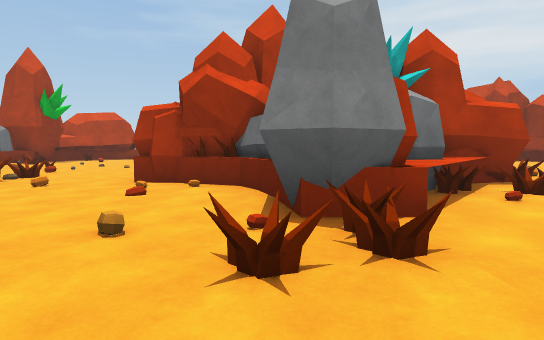
View 1 (above)

21 first-person views from a walk through a Unity game level. The camera is 1.4 m above the floor, tilts 4° down and sees 75° across. The floor is counted in squares, 2 m on a side. Each view is taken from the middle of a square. On the plan, view 1 faces up. The plan holds only what a view shows up to about 11 squares ahead; the rest is blank. The player is left out. Some animated figures are not drawn.

View 2
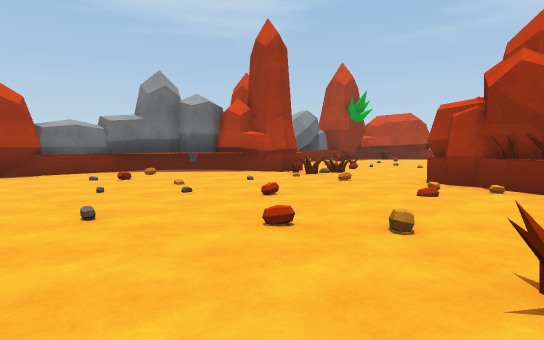

View 3
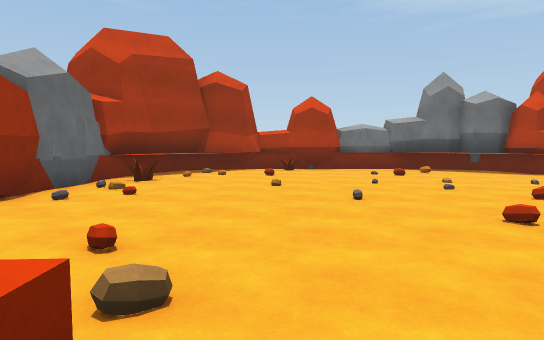

View 4
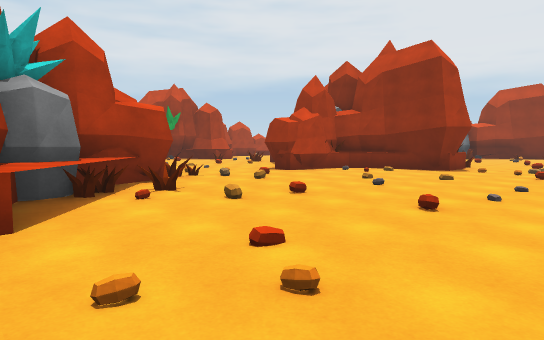

View 5
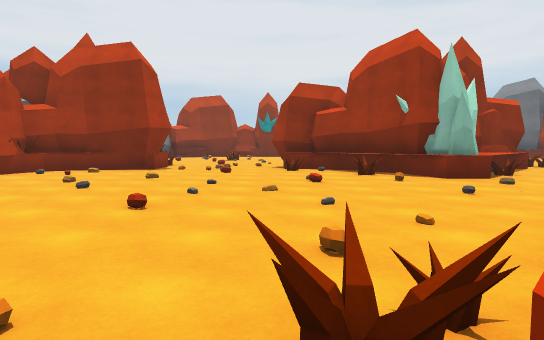

View 6
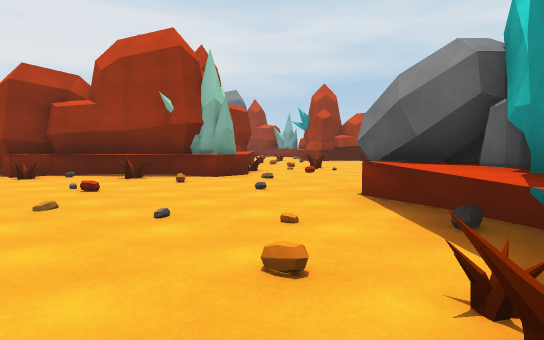

View 7
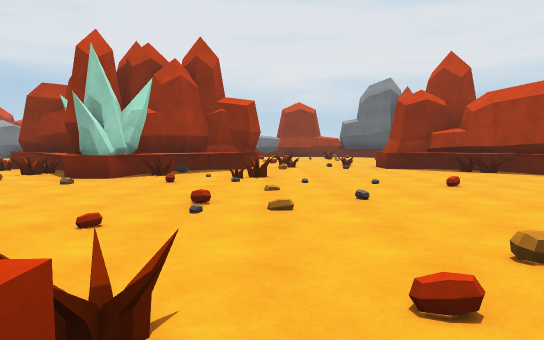

View 8
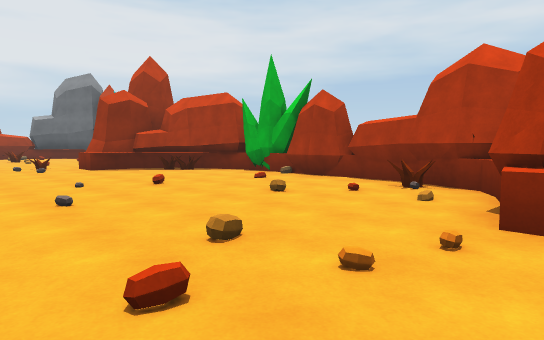

View 9
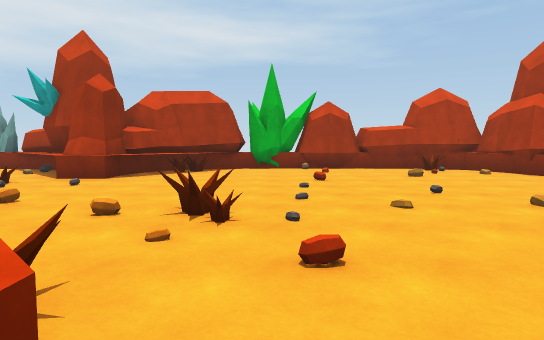

View 10
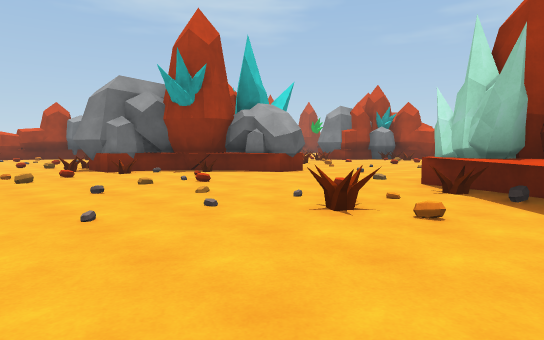

View 11
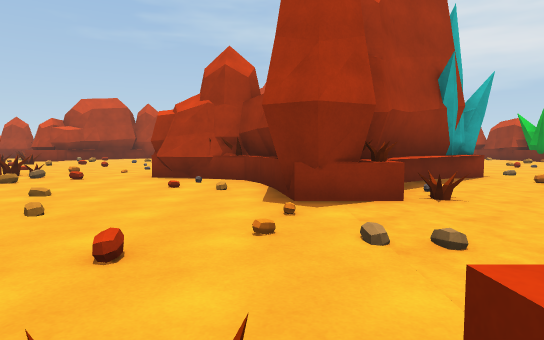

View 12
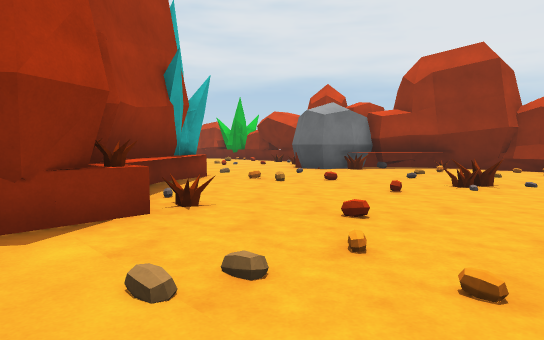

View 13
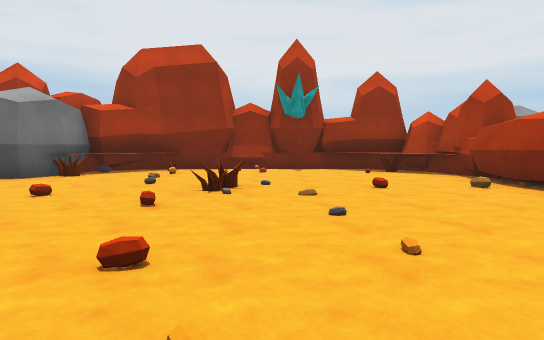

View 14
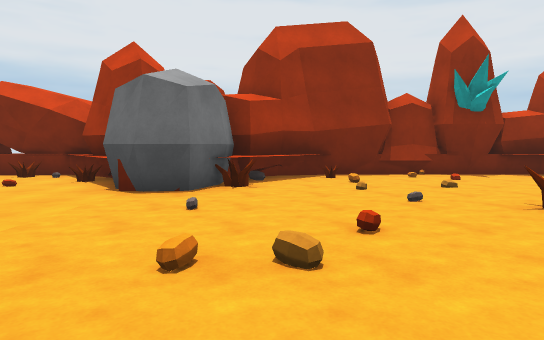

View 15
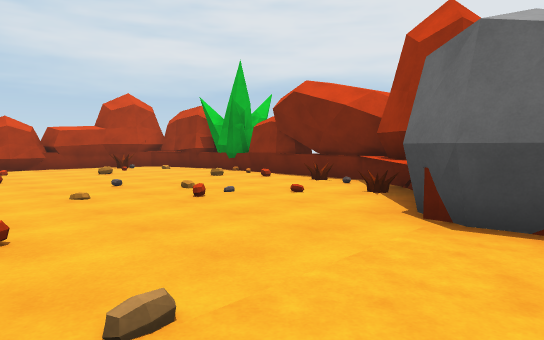

View 16
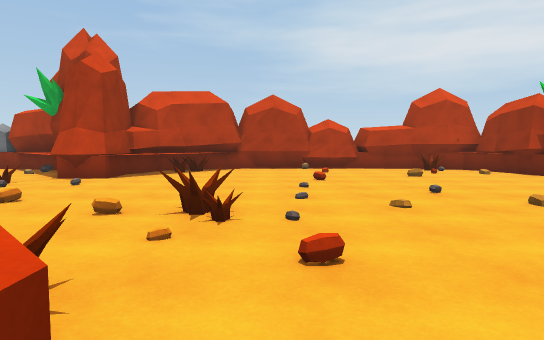

View 17
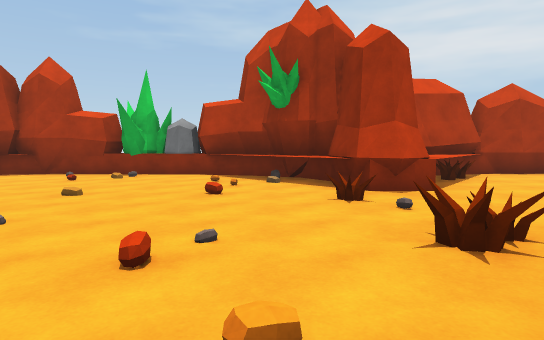

View 18
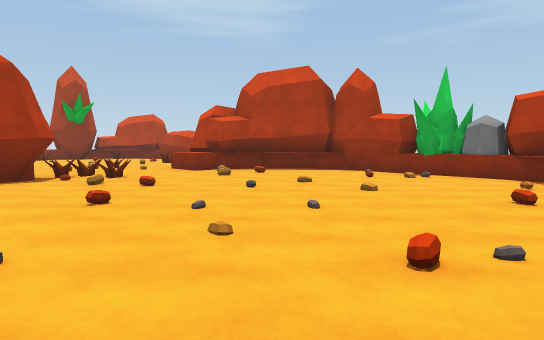

View 19
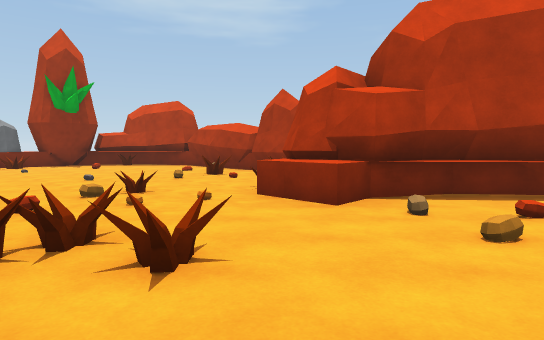

View 20
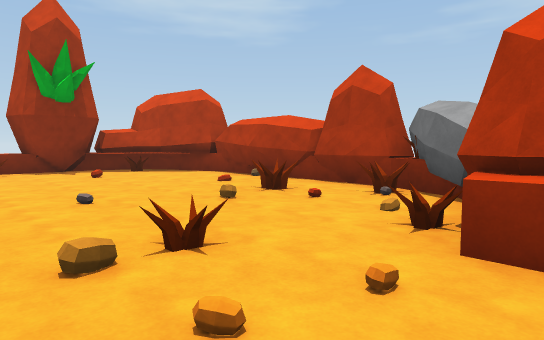

View 21
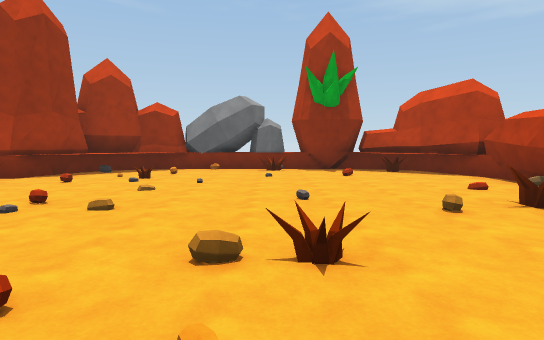

### Floor plan
Key: @ floor where view 1 was taken; # wall or solid block; . floor; / step, stairs or slope; = window, fence, low wall or low ledge; ^ raised ledge.
Columns run from 10 left of view 1 to 23 right of it. Each row starts with its distance up from view 1.
 18   ^#######   ######^#   ^#######
 17  ^^.....=#####.....^## ^^.....##^
 16 ##........# #.../...^###........^
 15 ##.........^.........^#^.........#
 14 #................................#
 13 #................................#
 12 #................................#
 11 #..........#.....................#
 10 #^.......  ##........^ ^.........#
  9 #^^....       .......   ^.......##
  8  ^^^....      ..//.      ^.....##
  7   ##....##   ##./..###  ##....##
  6  ^^..//..##  #.......####.....#^^
  5 ^^........###^.......###.......^^
  4 #^........##^........##.........#
  3 #.........#......................#
  2 #................................#
  1 #................................#
  0 #.........@......................#
 -1 ^^.........#^.........# ........^#
 -2  ^^.../...  #^.......##  .......##
 -3  ^^^./...   ###.....##     ....^##
 -4    ####     ###....##       ###
 -5             ##.....^^^
 -6            ##.......^^#
 -7           ##.........^#
 -8          .#............
 -9          ..............
-10            .............
-11            ....../......
-12            ^.........^#^.
-13             #........###^.
-14             #^......##  #^
-15              ^#######    ##

Positions as (right, up) in squares from view 1, and headings:
1: (0, 0), facing up
2: (0, 0), facing up-left
3: (1, 0), facing left
4: (1, 0), facing up-right
5: (1, 0), facing right
6: (2, 1), facing down-right
7: (1, -8), facing right
8: (1, -8), facing down-right
9: (8, -4), facing down
10: (11, -11), facing up-left
11: (11, -1), facing up
12: (11, 0), facing up-right
13: (12, 1), facing right
14: (14, 5), facing right
15: (16, 6), facing up-right
16: (16, 7), facing up
17: (10, 9), facing up
18: (10, 9), facing up-left
19: (4, 11), facing up-left
20: (1, 12), facing up-left
21: (1, 13), facing left
